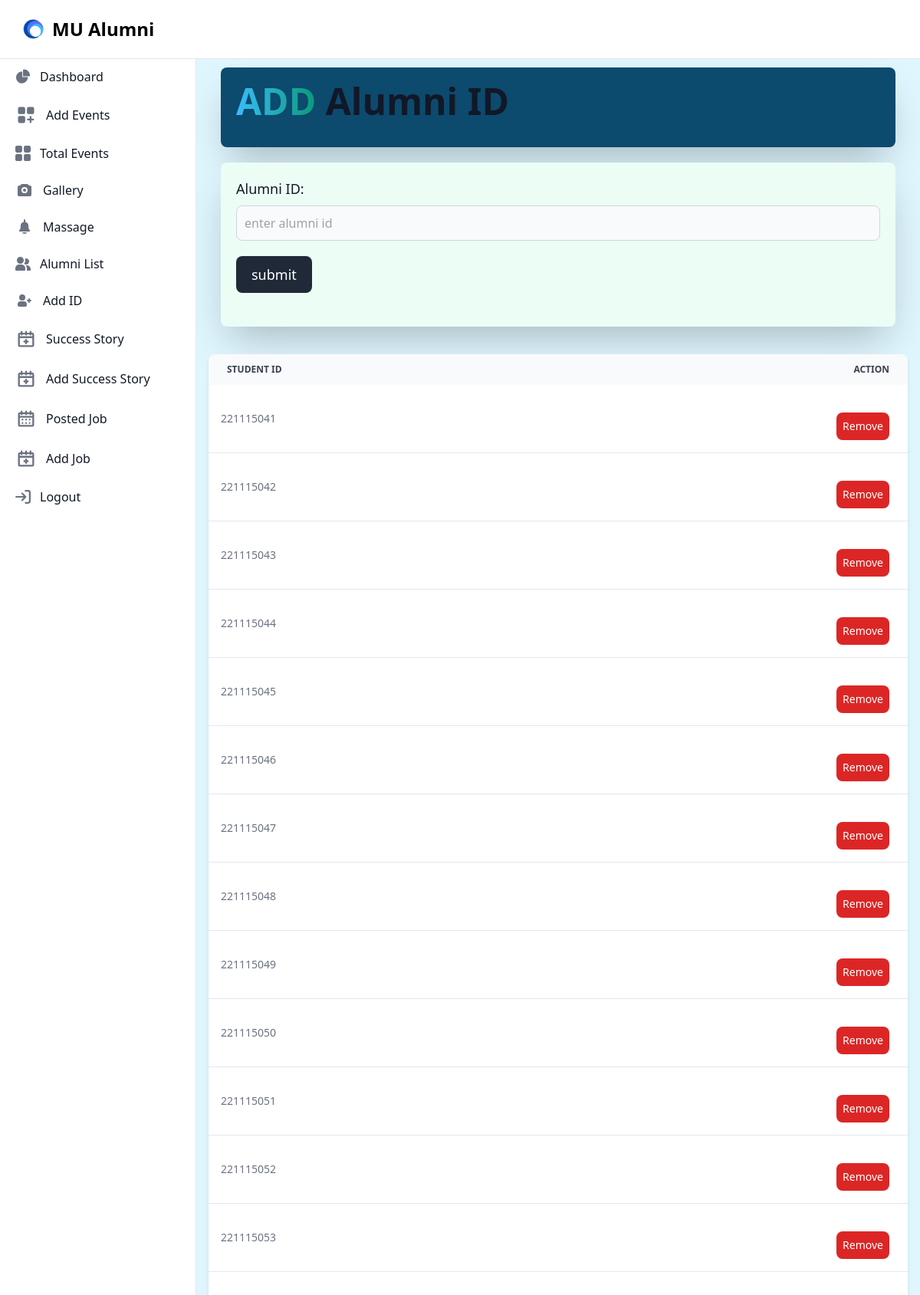
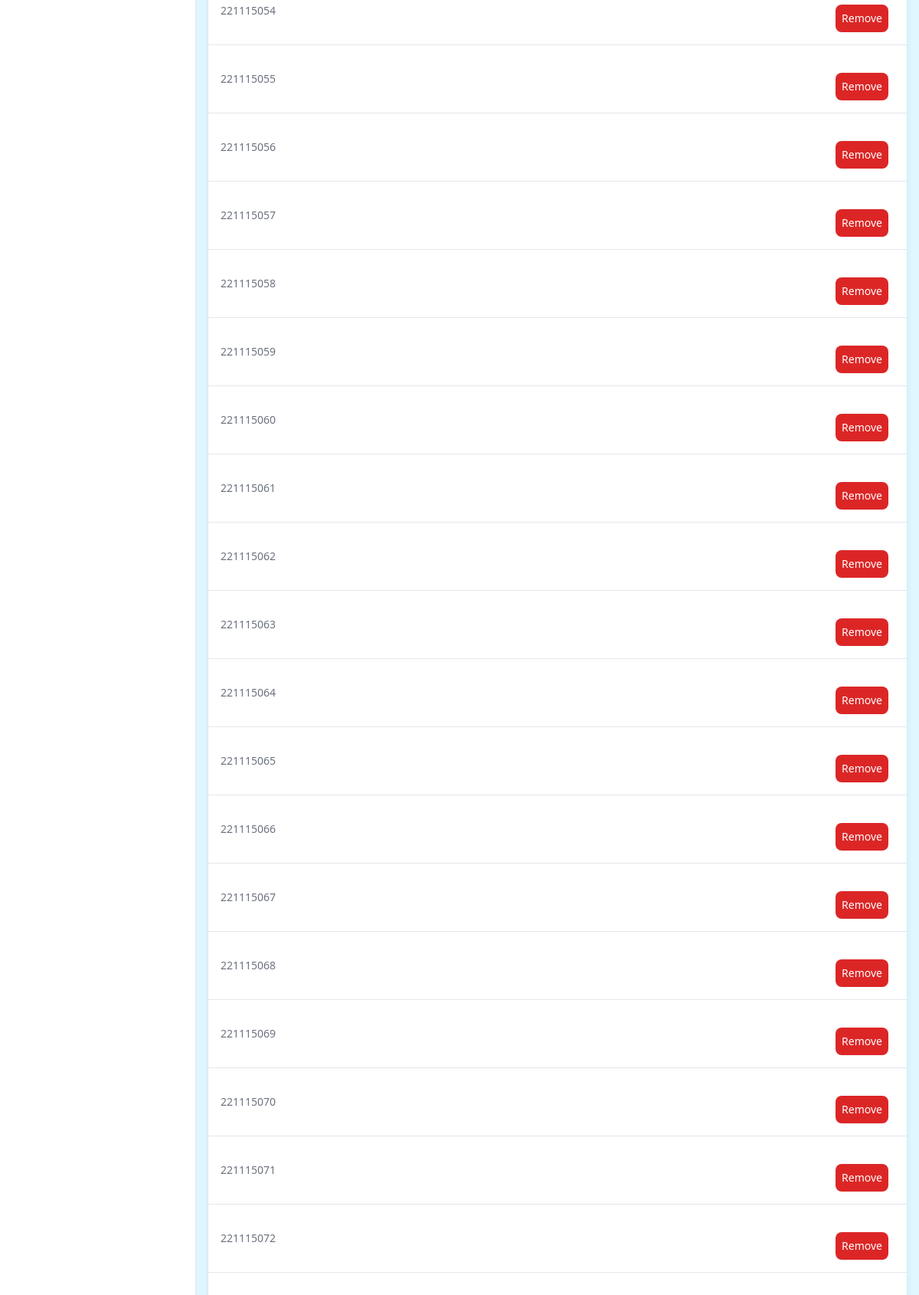
/Admin/add_alumni.php (upper part), run on the app's committed database (2 pictures, top to bottom).
### tables this page shows
CREATE TABLE `student_id` (
  `id` int(255) NOT NULL
);

### Admin/add_alumni.php (the view, shortened to what this page needs)
<script src="https://cdn.tailwindcss.com"></script>
    <link rel="stylesheet" href="https://cdnjs.cloudflare.com/ajax/libs/flowbite/2.3.0/flowbite.css" />
    <link rel="stylesheet" href="./css/style.css">
<div class="admin">
<?php
require_once("navigation.php");
?>
<?php
require_once("aside.php");
?>
<div class="p-4 sm:ml-64 bg-[#DFF6FF]">
   <div class="p-4  border-gray-200 rounded-lg dark:border-gray-700 mt-14">
     <div class="alumni-id">
        <div class="add-id">
        <div class="title bg-sky-900 mb-5 p-5 rounded-lg shadow-2xl">
                  <h1 class="mb-4 text-2xl font-extrabold text-gray-900 dark:text-white md:text-5xl lg:text-5xl"><span class="text-transparent bg-clip-text bg-gradient-to-r to-emerald-600 from-sky-400">ADD </span>Alumni ID</h1>
               </div>
               <div class="event-form bg-emerald-50 p-5 rounded-lg shadow-2xl">
                  <form class="mx-auto" action="add_alumni.php" method="POST" enctype="multipart/form-data">
                     <label for="title" class="block mb-2 text-lg font-medium text-gray-900 dark:text-black">Alumni ID: </label>
                     <input type="text" id="id" name="id"  class="rounded-lg bg-gray-50 border border-gray-300 text-gray-900 w-full focus:ring-blue-500 p-2.5" placeholder="enter alumni id" required>
                     <input type="submit" value="submit" name="submit" class="mt-5 text-white bg-gray-800 hover:bg-gray-900 focus:outline-none focus:ring-4 focus:ring-gray-300 font-medium rounded-lg text-lg px-5 py-2.5 me-2 mb-2 dark:bg-gray-800 dark:hover:bg-gray-700 dark:focus:ring-gray-700 dark:border-gray-700" ></input>
                  </form>
                </div>
             </div>
        </div>
     </div>
     <?php
     require("../config/configer.php");
     $readData = "SELECT * FROM `student_id`";
     $query=mysqli_query($connect,$readData);
     ?>
     <div class="event-items mt-5">
             <div class="relative overflow-x-auto shadow-md sm:rounded-lg">
         <table class="w-full text-sm text-left rtl:text-right text-gray-500 dark:text-gray-400">
             <thead class="text-xs text-gray-700 uppercase bg-gray-50 dark:bg-gray-700 dark:text-gray-400">
               <tr class="flex justify-between items-center">
                 <th scope="col" class="px-6 py-3">
                   Student ID
                 </th>
                 <th scope="col" class="px-6 py-3">
                    Action
                 </th>
               </tr>
             </thead>
           <tbody>
           <?php
            while($data = mysqli_fetch_assoc($query)){
               $id=$data['id'];
            ?>
               <tr class="bg-white border-b dark:bg-gray-800 dark:border-gray-700 hover:bg-gray-50 dark:hover:bg-gray-600 flex justify-between items-center">
                <td class="p-4">
                    <h2><?php echo $id ?></h2>
                </td>
                <td class="px-6 py-4 ">
                    <a href="../php_core/del_studentId.php?del=<?php echo $id;?>" class="font-medium bg-red-600 mt-5 text-white dark:text-white-600 inline-block p-2 rounded-lg  hover:underline">Remove</a>
                </td>
               </tr>
          <?php
            }
           ?>
           </tbody>
        </table>
        </div>
        </div>
        </div>
      </div>

### data on the page
student_id: id "221115041"
student_id: id "221115042"
student_id: id "221115043"
student_id: id "221115044"
student_id: id "221115045"
student_id: id "221115046"
student_id: id "221115047"
student_id: id "221115048"
student_id: id "221115049"
student_id: id "221115050"
student_id: id "221115051"
student_id: id "221115052"
student_id: id "221115053"
student_id: id "221115054"
student_id: id "221115055"
student_id: id "221115056"
student_id: id "221115057"
student_id: id "221115058"
student_id: id "221115059"
student_id: id "221115060"
student_id: id "221115061"
student_id: id "221115062"
student_id: id "221115063"
student_id: id "221115064"
student_id: id "221115065"
student_id: id "221115066"
student_id: id "221115067"
student_id: id "221115068"
student_id: id "221115069"
student_id: id "221115070"
student_id: id "221115071"
student_id: id "221115072"
